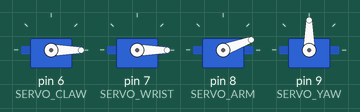
Simulated run of this sketch. Board: Arduino Uno, built with avr-gcc and run on an emulated ATmega328P. Parts: 4 × servo.

Above: at 0.1 s.
Timing chart, 0 to 1.6 s (numbered marks = the images above):
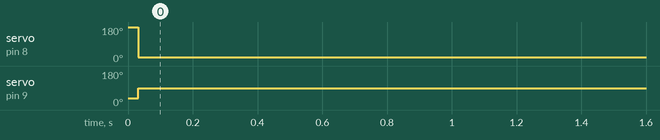

The sketch:

onlyArm.ino
```cpp
// макс. скорость приводов руки
#define MAX_ARM_SPEED 40

// пределы поворота приводов руки
// здесь и далее:
// CLAW - сам захват
// WRIST - кисть (вверх вниз)
// ARM - рука (вперёд назад)
// YAW - вращение по горизонтали
#define CLAW_MIN 0
#define CLAW_MAX 300
#define WRIST_MIN 0
#define WRIST_MAX 450
#define ARM_MIN 150
#define ARM_MAX 600
#define YAW_MIN 0
#define YAW_MAX 1800

// пины манипулятора
#define SERVO_CLAW 6
#define SERVO_WRIST 7
#define SERVO_ARM 8
#define SERVO_YAW 9

#include <Servo.h>
Servo claw, wrist, arm, yaw;

// пины ресивера ps2
#define PS2_DAT A0
#define PS2_CMD A1
#define PS2_SEL A2
#define PS2_CLK A3

#include <PS2X_lib.h>
PS2X ps2x;

// позиции приводов (градусы * 10)
int clawP = 0;
int wristP = 0;
int armP = 200;
int yawP = 900;

void setup() {
  //Serial.begin(9600);

  // подключаем
  claw.attach(SERVO_CLAW);
  wrist.attach(SERVO_WRIST);
  arm.attach(SERVO_ARM);
  yaw.attach(SERVO_YAW);

  // ставим на начальные позиции
  claw.write(clawP);
  wrist.write(wristP);
  arm.write(armP);
  yaw.write(yawP);

  // подрубаем геймпад
  ps2x.config_gamepad(PS2_CLK, PS2_CMD, PS2_SEL, PS2_DAT, false, false);
}

void loop() {
  // читаем геймпад
  bool success = ps2x.read_gamepad(false, 0);  // читаем
  ps2x.reconfig_gamepad();      // костыль https://stackoverflow.com/questions/46493222/why-arduino-needs-to-be-restarted-after-ps2-controller-communication-in-arduino

  // таймер на 30 мс (30 раз в секунду)
  static uint32_t tmr;
  if (success && millis() - tmr >= 30) {
    tmr = millis();
    // преобразуем стики от 0..255 к -255, 255

    //if (ps2x.ButtonPressed(PSB_PAD_RIGHT));
    // изменение позиции на величину скорости
    clawP += map(ps2x.Analog(PSS_RX), 0, 255, MAX_ARM_SPEED, -MAX_ARM_SPEED);
    wristP += map(ps2x.Analog(PSS_RY), 0, 255, MAX_ARM_SPEED, -MAX_ARM_SPEED);
    armP += map(ps2x.Analog(PSS_LY), 0, 255, -MAX_ARM_SPEED, MAX_ARM_SPEED);
    yawP += map(ps2x.Analog(PSS_LX), 0, 255, MAX_ARM_SPEED, -MAX_ARM_SPEED);

    // ограничиваем скорость
    clawP = constrain(clawP, CLAW_MIN, CLAW_MAX);
    wristP = constrain(wristP, WRIST_MIN, WRIST_MAX);
    armP = constrain(armP, ARM_MIN, ARM_MAX);
    yawP = constrain(yawP, YAW_MIN, YAW_MAX);

    // переводим в градусы и применяем
    claw.write(clawP / 10);
    wrist.write(wristP / 10);
    arm.write(armP / 10);
    yaw.write(yawP / 10);
  }
}
```

Measured:
- by itself, servo on pin 8 (SERVO_ARM): 180° → 20° at 0.03 s
- by itself, servo on pin 9 (SERVO_YAW): 35° → 90° at 0.03 s
